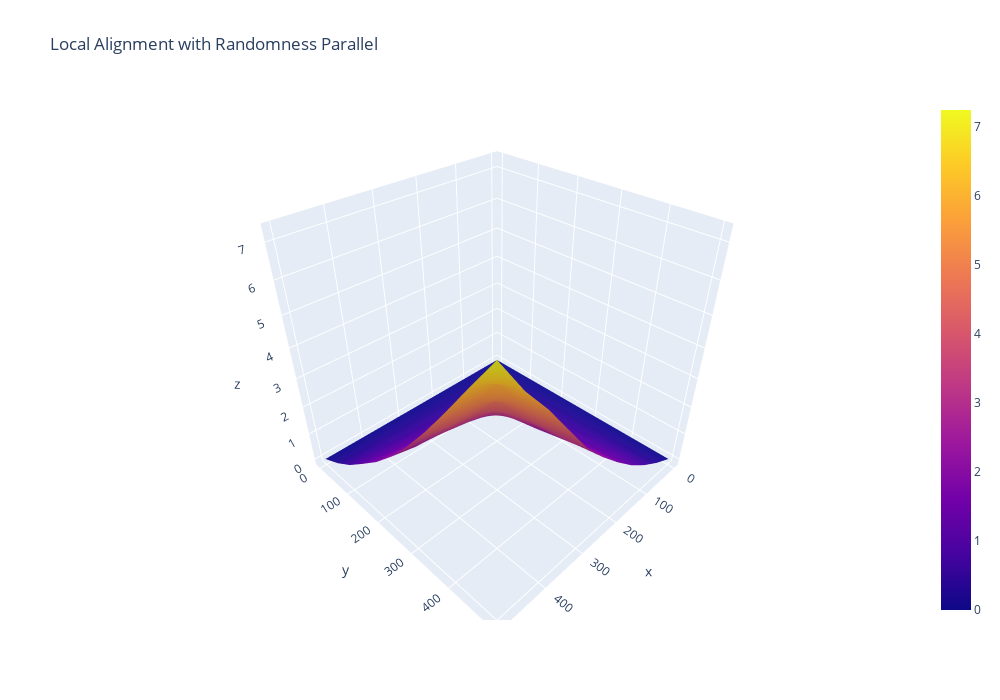

Write notebook code for a chart like this one.
### Markdown cell above
Analisando os códigos é possível identificar que tanto os algoritmos local e Smith-Waterman são ambos O(n²) por conta dos dois loops aninhados. Para o Smith-Waterman, há dois loops aninhados que iteram sobre os índices das strings de entrada, enquanto que para o local há também dois loops aninhados, porém um para iterar sobre os índices da segunda string e outro para comparar as duas substrings. Para o exaustivo, pode-se afirmar que temos 3 loops aninhados, sendo entre eles um para cada indice de string e outro para comparação das subsmtrings geradas, ou seja, o algoritmo chega a ter complexidade O(n³).

Apesar de ter a mesma complexidade, o algoritmo local possui maior tempo de execução quando comparado ao Smith-Waterman. Isto pode ser explicado uma vez que o primeiro é executado repetidamente para aumentar as chances de encontrar um score melhor.

Alguns ajustes podem ser feitos no código exaustivo para que o tempo de execução seja menor. Um dos problemas é que para cada k (tamanho de substring) as substrings já analisadas são guardadas em um vetor. Isso para substrings pequenas são muito vantajosas, pois o as possíveis combinações da subsequência de DNA são poucas. Porém os scores altos são encontrados quando k possui valores mais altos e estes scores altos eliminam a necessidade de avaliar as combinações com k pequenos, ou seja, esta modificação que seria útil em um contexto onde k é pequeno, no final não é utilizada, mas as operações de guardar os elementos, fazer as comparações e limpar o vetor ainda são efetuados.

Com relação aos pontos de lentidão presente nos códigos, é possível afirmar que seriam os próprios loops são os agentes causadores. Isto será tratado a seguir com as técnicas de paralelização.

# Paralelismo

### Code cell
fig = go.Figure(go.Surface(
    x = x,
    y = y,
    z = resultados["randomParallel"]))
fig.update_layout(
    title={
        'text': "Local Alignment with Randomness Parallel"},
        width=1000,
        height=700
)

fig.show()

### Figure 1 — Plotly figure (JSON) as saved in the notebook; plotly's stock layout.template omitted (floating-point values rounded to 4 significant figures)
{"data": [{"type": "surface", "x": [0, 50, 100, 150, 200, 250, 300, 350, 400, 450, 500], "y": [0, 50, 100, 150, 200, 250, 300, 350, 400, 450, 500], "z": [[0, 0, 0, 0, 0, 0, 0, 0, 0, 0, 0], [0, 0.1342, 0.1828, 0.2141, 0.2325, 0.2572, 0.2809, 0.2846, 0.3101, 0.3071, 0.3319], [0, 0.1699, 0.3661, 0.4378, 0.4999, 0.559, 0.6029, 0.6338, 0.6734, 0.7324, 0.7634], [0, 0.2044, 0.4432, 0.7508, 0.881, 0.9283, 1.008, 1.091, 1.158, 1.222, 1.314], [0, 0.2199, 0.5055, 0.8421, 1.227, 1.353, 1.474, 1.613, 1.673, 1.808, 1.886], [0, 0.2442, 0.5793, 0.9425, 1.342, 1.821, 2.017, 2.21, 2.326, 2.403, 2.565], [0, 0.2617, 0.5973, 1.018, 1.508, 2.0, 2.679, 2.898, 3.039, 3.225, 3.378], [0, 0.2775, 0.6243, 1.085, 1.557, 2.117, 2.837, 3.579, 3.879, 4.008, 4.275], [0, 0.3014, 0.6843, 1.101, 1.687, 2.279, 3.069, 3.815, 4.722, 4.988, 5.243], [0, 0.3137, 0.7576, 1.221, 1.793, 2.437, 3.145, 4.038, 4.989, 5.988, 6.254], [0, 0.342, 0.7591, 1.264, 1.877, 2.553, 3.346, 4.323, 5.313, 6.181, 7.238]]}], "layout": {"height": 700, "title": {"text": "Local Alignment with Randomness Parallel"}, "width": 1000}}
